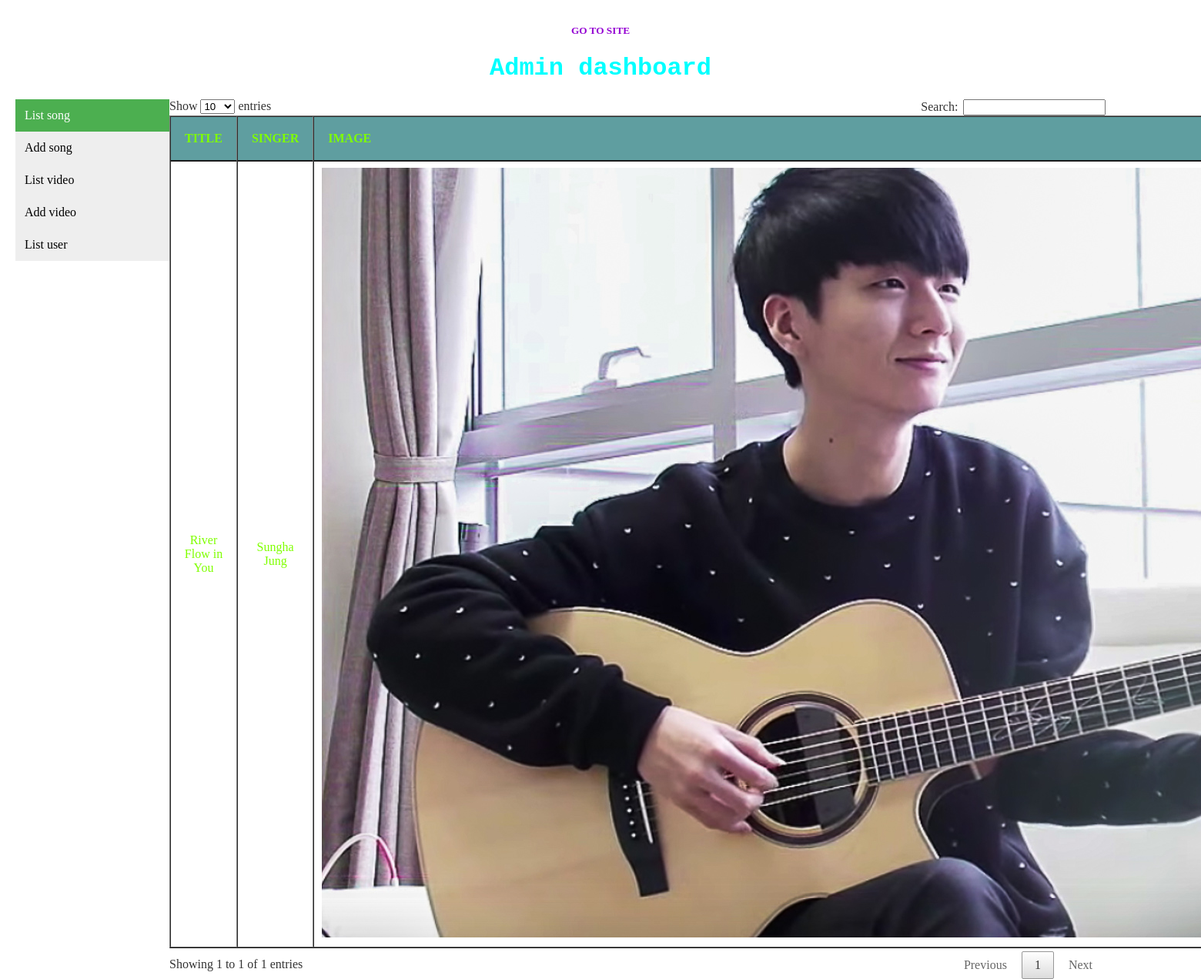
The page /admin?page=listvideo (signed in) on the database its author committed.
### tables this page shows
CREATE TABLE `video` (
  `id` int(11) NOT NULL,
  `title` varchar(255) NOT NULL,
  `image` varchar(255) NOT NULL,
  `video_link` varchar(255) NOT NULL,
  `view` int(255) NOT NULL DEFAULT '0',
  `singer` varchar(255) NOT NULL,
  `id_cat_video` int(255) NOT NULL
);

### admin/listvideo.php (the view, shortened to what this page needs)
<div class="col-9">
	<table border="1px" align="center" id="myTable">
		<thead>
			<tr>
				<th>TITLE</th>
				<th>SINGER</th>
				<th>IMAGE</th>
			</tr>
		</thead>
		<tbody>
		<?php
		require("../lib/connect.php");
			$sql = "SELECT * FROM video";
            $result = mysqli_query($con, $sql);
            if (mysqli_num_rows($result) > 0) {
                while ($row = mysqli_fetch_assoc($result)) {
		?>
			<tr>
				<td><?php echo $row['title'];?></td>
				<td><?php echo $row['singer'];?></td>
				<td><img src="../upload/images/<?php echo $row['image'];?>"></td>
			</tr>
		<?php }} ?>
		</tbody>
	</table>
</div>

### style.css (style rules this page uses)
body { margin:auto; background-image: url("images/1.jpg"); }
table { background-color:cadetblue; margin:0 auto; }
table, td { text-align: center; }
table, th { text-align: left; }
table, a { text-decoration:none; color:darkviolet; }
table, a:hover { color:chartreuse; }
.col-9 { width: 80%; float: left; }

### rows shown on the page
video: title "River Flow in You", singer "Sungha Jung", image (picture)
